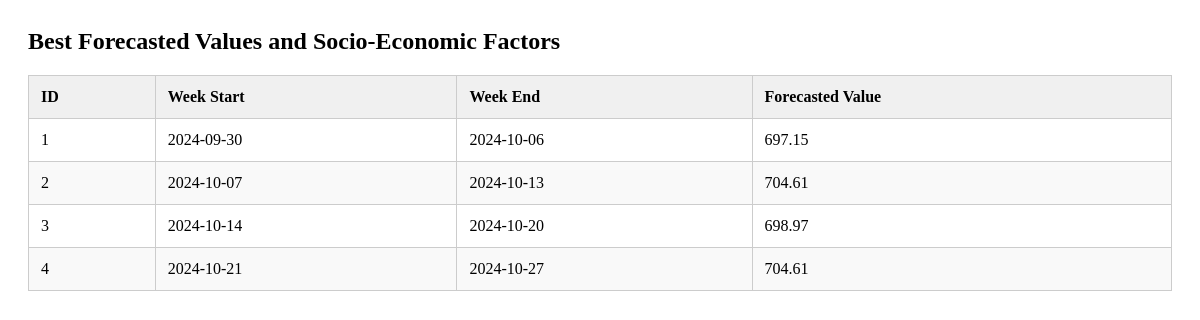
Page /table/bestmodel on the earlier database version.
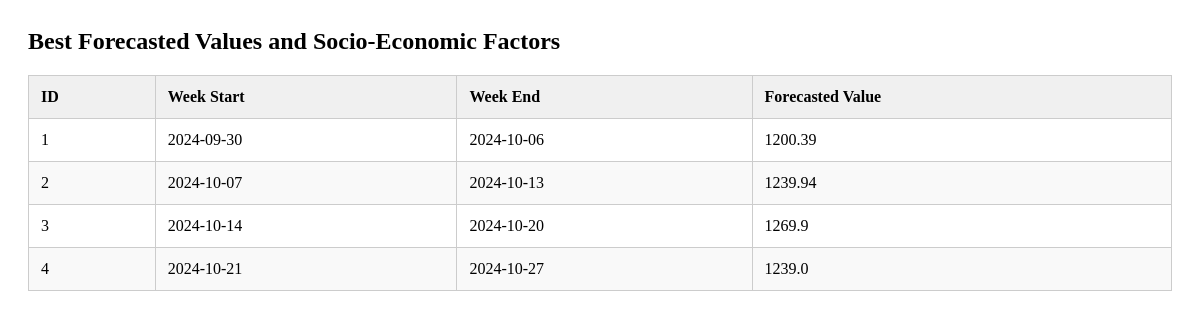
Same page on the later database version.
### tables this page shows
CREATE TABLE bestmodel (
        id INTEGER PRIMARY KEY AUTOINCREMENT,
        week_start TEXT,
        week_end TEXT,
        forecasted_value REAL
    );

### app/controllers/table_routes.py (the view)
@table_routes.route('/bestmodel')
def view_bestmodel():
    result = select_all_from(db.BESTMODEL_TABLE)
    return render_template('view_bestmodel.html', title = 'Best Model', data = result)

### app/models/database.py (called while the page is built)
def get_db_cursor():
    if 'db' not in g:
        g.db = sqlite3.connect(current_app.config["DATABASE"])  # Connect to the database
        g.db.row_factory = sqlite3.Row                          # Configure rows to behave like dictionaries
    return g.db, g.db.cursor()

### app/services/data_handling/queries.py (called while the page is built)
def select_all_from(table):
    _, cursor = get_db_cursor()
    try:
        cursor.execute(f'SELECT * FROM {table}')
        return cursor.fetchall()
    except Exception as e:
        return handle_exception(e, context = msg.ERROR_SELECT + table)

### app/templates/view_bestmodel.html (shortened to what this page needs)
<section id="bestmodel" class="bestmodel bg-white">
  <h2 class="section-title text-md font-extrabold text-blue">
    Best Forecasted Values and Socio-Economic Factors
  </h2>
  <table class="min-w-full mt-4 border border-gray-300">
    <thead>
      <tr class="table_row">
        <th>ID</th>
        <th>Week Start</th>
        <th>Week End</th>
        <th>Forecasted Value</th>
      </tr>
    </thead>
    <tbody>
      {% for row in data %}
      <tr>
        <td>{{ row['id'] }}</td>
        <td>{{ row['week_start'] }}</td>
        <td>{{ row['week_end'] }}</td>
        <td>{{ row['forecasted_value'] }}</td>
      </tr>
      {% endfor %}
    </tbody>
  </table>
</section>

Differences in the rows shown:
changed bestmodel id 1: forecasted_value "697.15" → "1200.39"
changed bestmodel id 2: forecasted_value "704.61" → "1239.94"
changed bestmodel id 3: forecasted_value "698.97" → "1269.9"
changed bestmodel id 4: forecasted_value "704.61" → "1239.0"
